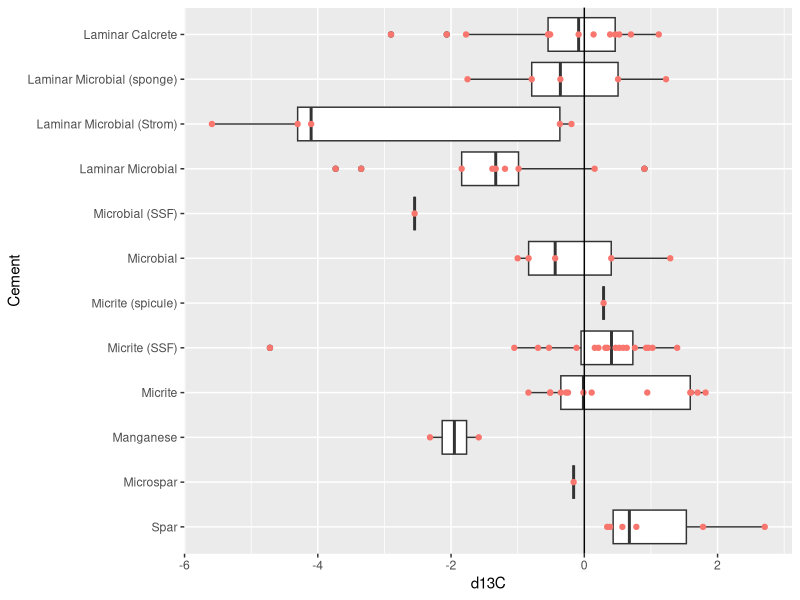
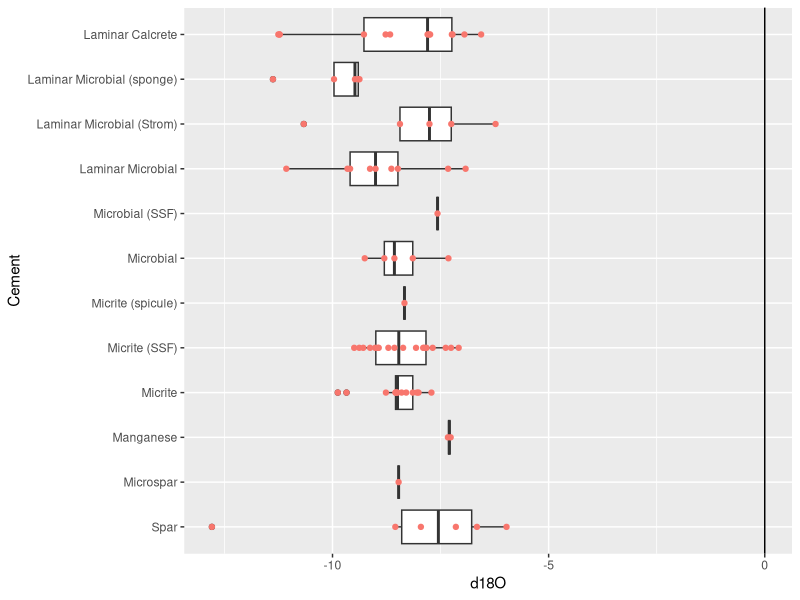
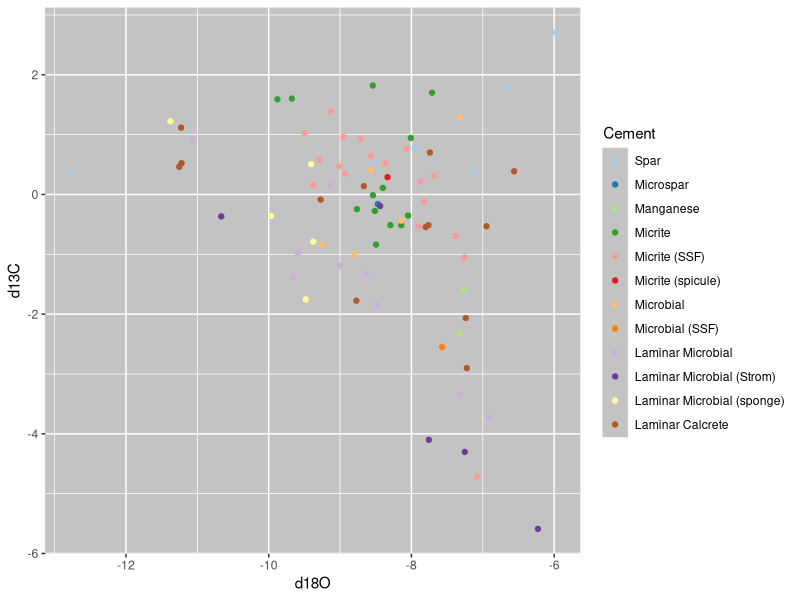
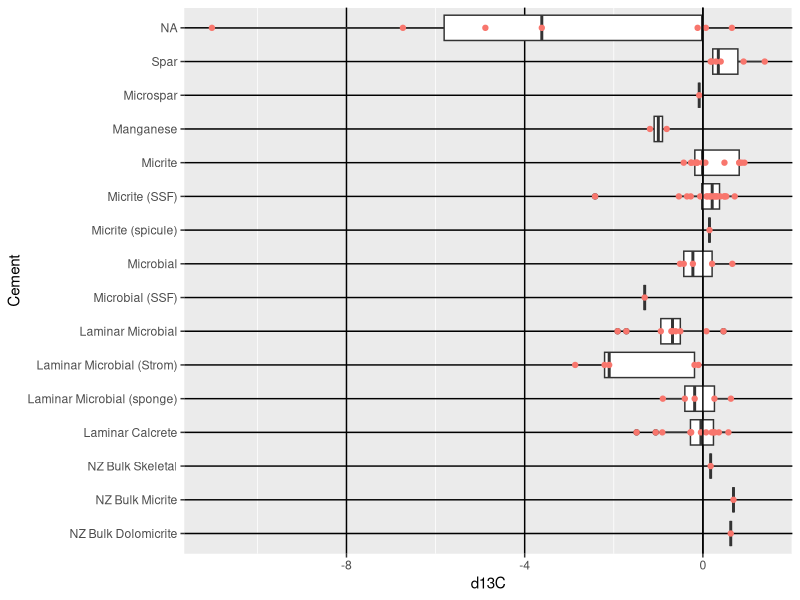
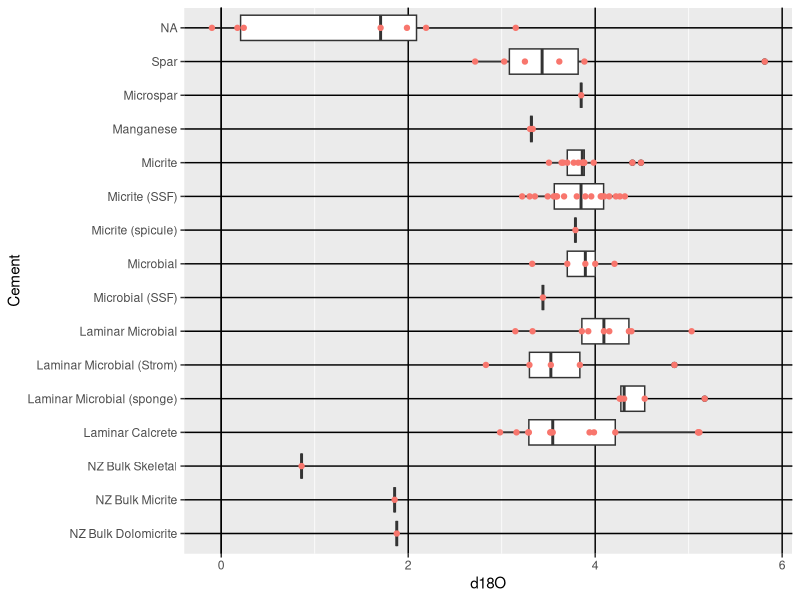
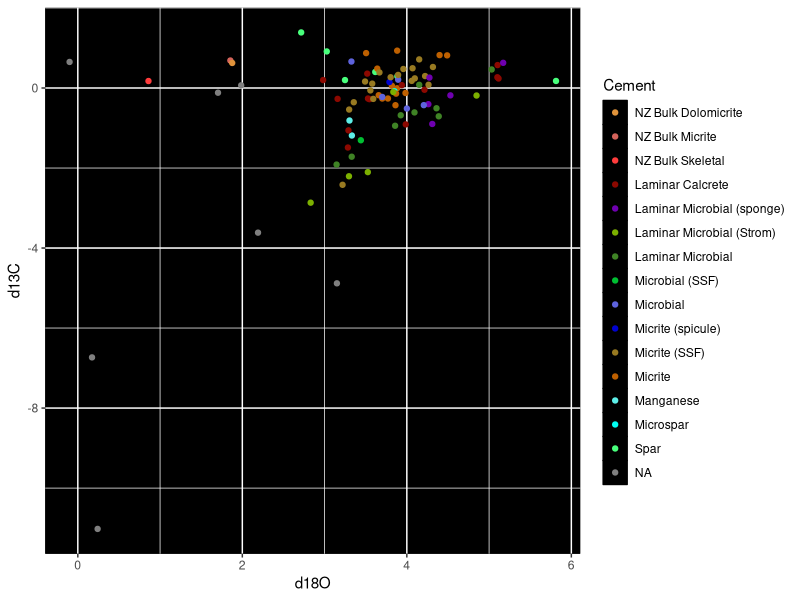
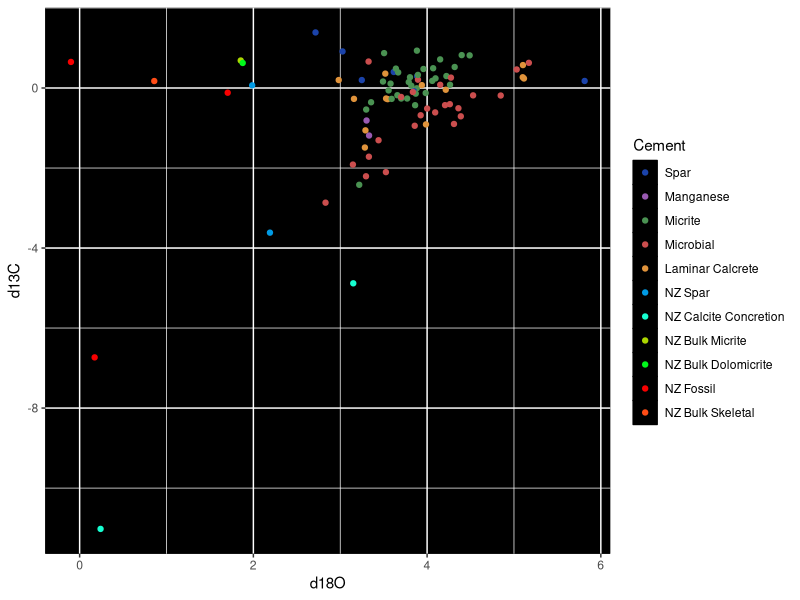
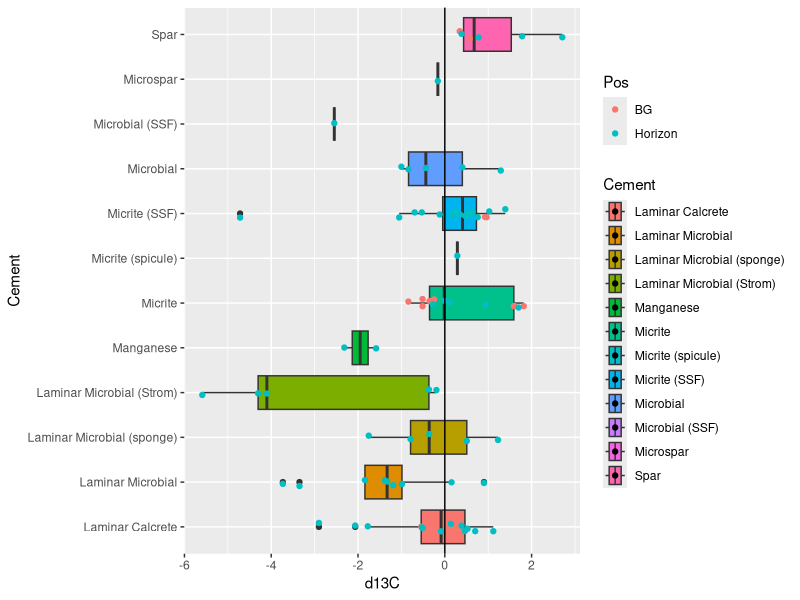

The R source for these figures, in order:
## ---- chunk 1
knitr::opts_chunk$set(echo = TRUE)
library(tidyverse)
## ---- chunk 2
iso_orig <- readxl::read_xlsx("r_Jacquet_carb_with_cements.xlsx")
iso_nz <- readxl::read_xlsx("nelsonsmithisotopes.xlsx")
iso_betts <- readxl::read_xlsx("betts_2018.xlsx", sheet = 8, skip = 1, col_names = TRUE) %>%
  subset(select = 2:4) %>%
  rename("Sample" = "Meters along Section/Core", "d13C" = "d13C ‰VPDB", "d18O" = "d18O‰VPDB")
## ---- chunk 3
iso_combo <- iso_orig %>% #combine data with selected values from Nelson and Smith 1996
  select(Cement, d13C, d18O) %>%
  rbind(iso_nz)%>%
  mutate(d13C = d13C/1.95, d18O = d18O/-2.20) #normalize to VPDB that Marissa used
## ---- chunk 4
iso_cond <- iso_orig %>% # simplify data by combining into broad categories
  select(Cement, d13C, d18O) %>%
  mutate(Cement = case_when(
    str_detect(Cement, "Microspar") == TRUE ~ "Spar",
    str_detect(Cement, "Micrite") == TRUE ~ "Micrite",
    str_detect(Cement, "Microbial") == TRUE ~ "Microbial",
    TRUE ~ as.character(Cement)
  )) %>%
  rbind(iso_nz) %>%
  mutate(Cement = case_when(
    str_detect(Cement, "NZ Spar") == TRUE ~ "NZ Spar",
    str_detect(Cement, "Fossil") == TRUE ~ "NZ Fossil",
    str_detect(Cement, "Calcite") == TRUE ~ "NZ Calcite Concretion",
    TRUE ~ as.character(Cement)
  ))%>%
  mutate(d13C = d13C/1.95, d18O = d18O/-2.20) #normalize to VPDB that Marissa used
## ---- chunk 5
iso_bg <- iso_orig %>% #separates data by red horizon samples and samples above/below
  mutate(Pos = case_when(
    str_detect(ID, "1.3m") == TRUE ~ "BG",
    str_detect(ID, "AB") == TRUE ~ "BG",
    str_detect(ID, "FUWM 4") == TRUE ~ "BG",
    TRUE ~ "Horizon"
  ))
## ---- chunk 6
iso_orig$Cement <- factor(iso_orig$Cement, levels = c("Spar", "Microspar", "Manganese", "Micrite", "Micrite (SSF)", "Micrite (spicule)", "Microbial", "Microbial (SSF)", "Laminar Microbial", "Laminar Microbial (Strom)", "Laminar Microbial (sponge)", "Laminar Calcrete"))
## ---- chunk 7
iso_combo$Cement <- factor(iso_combo$Cement, levels = rev(c("Spar", "Microspar", "Manganese", "Micrite", "Micrite (SSF)", "Micrite (spicule)", "Microbial", "Microbial (SSF)", "Laminar Microbial", "Laminar Microbial (Strom)", "Laminar Microbial (sponge)", "Laminar Calcrete", "NZ Spar 1", "NZ Spar 2", "NZ Fossil 1", "NZ Fossil 2", "NZ Fossil 3", "NZ Calcite Concretion 1", "NZ Calcite Concretion 2", "NZ Bulk Skeletal", "NZ Bulk Micrite", "NZ Bulk Dolomicrite")))
## ---- chunk 8
iso_cond$Cement <- factor(iso_cond$Cement, levels = c("Spar", "Manganese", "Micrite",  "Microbial", "Laminar Calcrete", "NZ Spar", "NZ Calcite Concretion", "NZ Bulk Micrite", "NZ Bulk Dolomicrite", "NZ Fossil", "NZ Bulk Skeletal"))
## ---- chunk 9
colorset <- c("#e41a1c", "#984ea3", "#ff7f00", "#a65628", "#f781bf")
## ---- chunk 10
carbon <- iso_orig %>% #FU carbon isotopes box
  ggplot(aes(x = d13C, y = Cement)) +
  geom_boxplot() +
  geom_point(aes(color = "red")) +
  geom_vline(xintercept = 0) +
  theme(
    legend.position = "none"
  )
carbon
## ---- chunk 11
oxygen <- iso_orig %>% #FU oxygen isotopes box
  ggplot(aes(x = d18O, y = Cement)) +
  geom_boxplot() +
  geom_point(aes(color = "red")) +
  geom_vline(xintercept = 0) +
  theme(
    legend.position = "none"
  )
oxygen
## ---- chunk 12
carbox <- iso_orig %>% #FU carbon over oxygen scatter
  ggplot(aes(x = d18O, y = d13C, color = Cement)) +
  geom_point() +
  scale_color_brewer(palette = "Paired") +
  #geom_smooth(method = "lm") + #regression lines
  theme(
    panel.background = element_rect(fill = "#C3C3C3", color = "#C3C3C3"),
    legend.key = element_rect(fill ="#C3C3C3"),
  )
carbox
## ---- chunk 13
NZcarbon <- iso_combo %>% #FU and NZ carbon box
  ggplot(aes(x = d13C, y = Cement)) +
  geom_boxplot() +
  geom_point(aes(color = "red")) +
  geom_vline(xintercept = 0) +
  theme(
    legend.position = "none",
    panel.grid.major = element_line(color = "black")
  )
NZcarbon
## ---- chunk 14
NZoxygen <- iso_combo %>% #FU and NZ oxygen box
  ggplot(aes(x = d18O, y = Cement)) +
  geom_boxplot() +
  geom_point(aes(color = "red")) +
  geom_vline(xintercept = 0) +
  theme(
    legend.position = "none",
    panel.grid.major = element_line(color = "black")
  )
NZoxygen
## ---- chunk 15
bigcolor <- c("#E0933B", "#D4635B", "#FF3C3C", "#8C0800", "#6F00B0", "#7CB000", "#3F8325", "#00BF32", "#5E63DD", "#0002CF", "#987A21", "#BE6000", "#5DEFE8", "#00FFF3", "#48FF7C", "#7CFF48", "#FFFB48", "#FFC948", "#A048FF", "#D248FF", "#FF48ED", "#FF4873")

NZcarbox <- iso_combo %>% #FU and NZ carbon over oxygen scatter
  ggplot(aes(x = d18O, y = d13C, color = Cement)) +
  geom_point() +
  scale_color_manual(values = bigcolor) +
  #geom_smooth(method = "lm") + #regression lines
  theme(
    panel.background = element_rect(fill = "black", color = "black"),
    legend.key = element_rect(fill ="black"),
  )
NZcarbox
## ---- chunk 16
smallcolor <- c("#1B43AA", "#995AB1", "#4A9252", "#CB4E4E", "#E0933B", "#009AE4", "#16FFD1", "#ACD600", "#00F81B", "#F80000", "#FF4C16")

NZcond <- iso_cond %>% #FU and NZ simplified category carbon over oxygen scatter
    ggplot(aes(x = d18O, y = d13C, color = Cement)) +
  geom_point() +
  scale_color_manual(values = smallcolor) +
  #geom_smooth(method = "lm") + #regression lines
  theme(
    panel.background = element_rect(fill = "black", color = "black"),
    legend.key = element_rect(fill ="black"),
  )
NZcond
## ---- chunk 17
carbon_bg <- iso_bg %>% #FU horizon/bg carbon box
  ggplot(aes(x = d13C, y = Cement, fill = Cement)) +
  geom_boxplot() +
  geom_jitter(aes(color = Pos), width = 0, height=.1) +
  geom_vline(xintercept = 0) +
  theme(
   # legend.position = "none"
  )
carbon_bg
## ---- chunk 18
oxygen_bg <- iso_bg %>% #FU horizon/bg carbon box
  ggplot(aes(x = d18O, y = Cement)) +
  geom_boxplot() +
  geom_jitter(aes(color = Pos), width = 0, height=.1) +
  geom_vline(xintercept = 0) +
  theme(
   # legend.position = "none"
  )
oxygen_bg
## ---- chunk 19
bg_simp <- iso_bg %>%
  mutate(Cement = case_when(
    str_detect(Cement, "Microspar") == TRUE ~ "Spar",
    str_detect(Cement, "Micrite") == TRUE ~ "Micrite",
    str_detect(Cement, "Microbial") == TRUE ~ "Microbial",
    TRUE ~ as.character(Cement)
  ))
    
bg_simp$Cement <- factor(bg_simp$Cement, levels = c("Microbial", "Laminar Calcrete", "Micrite", "Manganese", "Spar"))
## ---- chunk 20
ggplot(bg_simp, aes(x = d13C, y = fct_rev(Cement))) +
  geom_boxplot(aes(fill = Cement)) +
  geom_jitter(aes(color = Pos), width = 0, height=.1) +
  geom_vline(xintercept = 0) +
  scale_color_discrete(name = "Position") +
  scale_fill_manual(values = colorset, name = "Texture") +
  ylab("Texture")
## ---- chunk 21
ggplot(bg_simp, aes(x = d18O, y = fct_rev(Cement))) +
  geom_boxplot(aes(fill = Cement)) +
  geom_jitter(aes(color = Pos), width = 0, height=.1) +
  geom_vline(xintercept = 0)+
  scale_color_discrete(name = "Position") +
  scale_fill_manual(values = colorset, name = "Texture")
## ---- chunk 22
hull <- iso_orig %>% #FU simplified carbon over oxygen with convex hull
  group_by(Cement) %>%
  select(Cement, d13C, d18O) %>%
#  mutate(d13C = d13C/1.95, d18O = d18O/-2.20) %>% #normalize to VPDB that Marissa used
  mutate(Cement = case_when( #comment out mutate sections for full data
    str_detect(Cement, "Microspar") == TRUE ~ "Spar",
    str_detect(Cement, "Micrite") == TRUE ~ "Micrite",
    str_detect(Cement, "Microbial") == TRUE ~ "Microbial",
    TRUE ~ as.character(Cement)
  )) %>%
  slice(chull(d18O, d13C))

hull$Cement <- factor(hull$Cement, levels = c("Microbial", "Laminar Calcrete", "Micrite", "Manganese", "Spar"))

carbox <- iso_orig %>%
  select(Cement, d13C, d18O) %>%
  mutate(Cement = case_when( #comment out mutate sections for full data
    str_detect(Cement, "Microspar") == TRUE ~ "Spar",
    str_detect(Cement, "Micrite") == TRUE ~ "Micrite",
    str_detect(Cement, "Microbial") == TRUE ~ "Microbial",
    TRUE ~ as.character(Cement)
  ))
carbox$Cement <- factor(carbox$Cement, levels = c("Microbial", "Laminar Calcrete", "Micrite", "Manganese", "Spar"))

carbox <- carbox %>%
  ggplot(aes(x = d18O, y = d13C, color = Cement)) +
  geom_point() +
  #scale_color_brewer(palette = "Paired") +
  geom_polygon(data = hull, alpha = .5, aes(fill = Cement)) +
  #geom_smooth(method = "lm") + #regression lines
  theme(
    panel.background = element_rect(fill = "#C3C3C3", color = "#C3C3C3"),
    legend.key = element_rect(fill ="#C3C3C3"),
  ) +
  scale_color_manual(values = colorset, aesthetics = c("color","fill"), name = "Texture")
carbox
## ---- chunk 23
whoops <- iso_bg %>%
  mutate(Sample = case_when(
    str_detect(ID, "AB") == TRUE ~ "752.1",
    str_detect(ID, "1.3m") == TRUE ~ "753.3",
    str_detect(ID, "1.5m") == TRUE ~ "750.5",
    str_detect(ID, "3m") == TRUE ~ "749",
    TRUE ~ "752"))

ggplot() + 
  geom_point(data = iso_betts, aes(x = d18O, y = Sample)) +
  geom_point(data = whoops, aes(x = d18O, y = Sample), color = "red") +
  geom_point(data = iso_betts, aes(x = d13C, y = Sample), color = "blue") +
  geom_point(data = whoops, aes(x = d13C, y = Sample), color = "orange")
